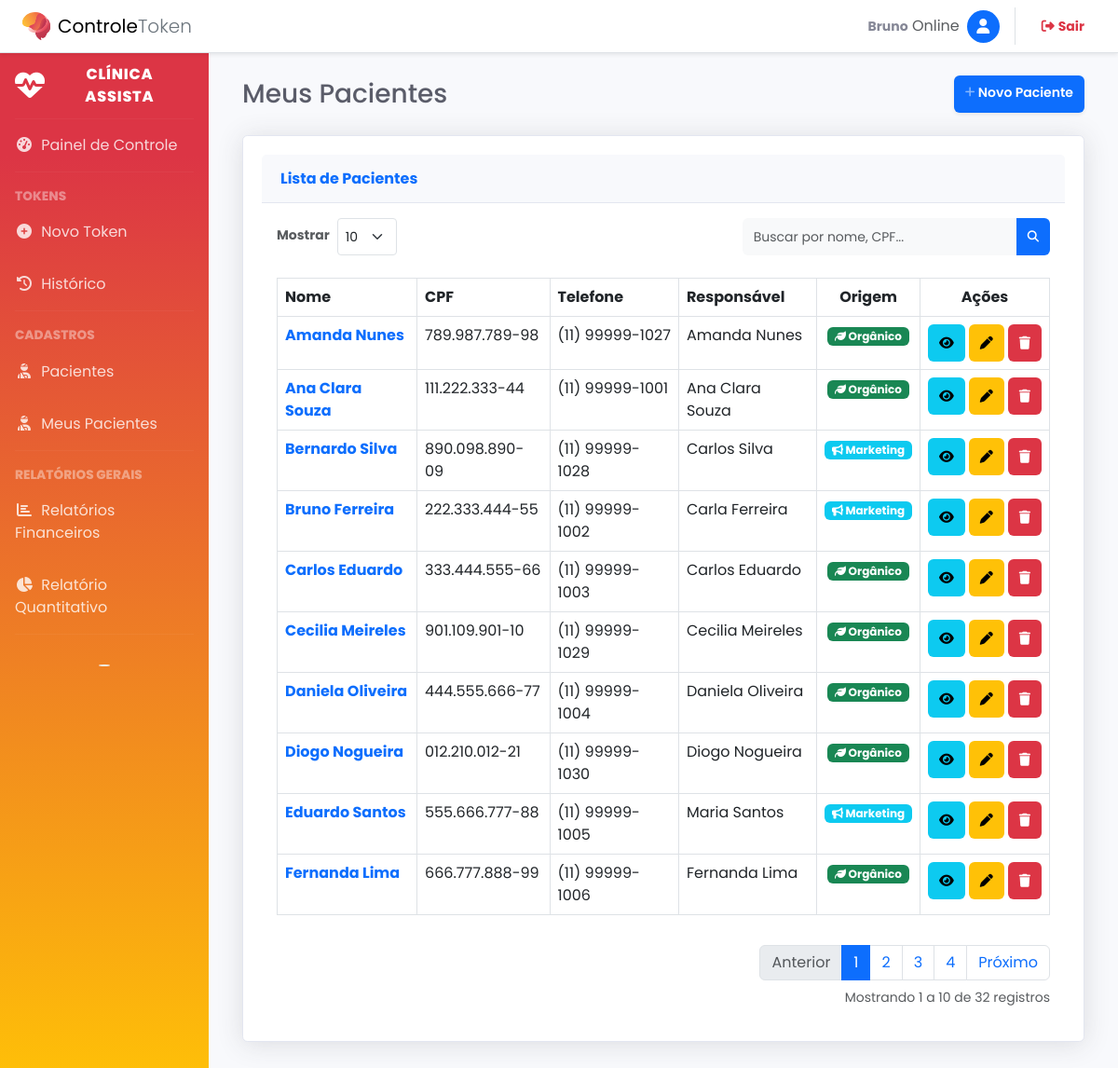
/pacientes (signed in), run on the app's committed database.
### tables this page shows
CREATE TABLE `pacientes` (
  `id_paciente` int NOT NULL,
  `nome` varchar(150) NOT NULL,
  `cpf` varchar(20) DEFAULT NULL,
  `telefone` varchar(20) DEFAULT NULL,
  `nome_responsavel` varchar(150) DEFAULT NULL,
  `responsavel_financeiro` varchar(150) DEFAULT NULL,
  `id_prof_referencia` int UNSIGNED DEFAULT NULL,
  `origem` varchar(50) DEFAULT NULL,
  `data_cadastro` datetime DEFAULT CURRENT_TIMESTAMP
);

### app/Controllers/PatientController.php (called while the page is built, shortened)
<?php
class PatientController extends BaseController
{
    public function index()
    {
        $model = new PatientModel();
        $page = filter_input(INPUT_GET, 'page', FILTER_VALIDATE_INT) ?? 1;
        $limit = filter_input(INPUT_GET, 'limit', FILTER_VALIDATE_INT) ?? 10;
        $search = $_GET['search'] ?? '';
        $totalItems = $model->countAll($search);
        $paginator = new Paginator($totalItems, $limit, $page, URL_BASE . '/pacientes', $search);
        $pacientes = $model->getAllPaginated($limit, $paginator->getOffset(), $search);
        $this->view('pages/pacientes_lista', [
            'pacientes' => $pacientes,
            'paginator' => $paginator,
            'search' => $search,
            'limit' => $limit
        ]);
    }
}

### public/index.php (called while the page is built, shortened)
<?php
try {
    $router = new App\Core\Router();
    $router->dispatch();
} catch (Throwable $e) {
    echo "<div style='font-family: sans-serif; padding: 20px; background: #fff0f0; border: 1px solid #ffcccc; margin: 20px; border-radius: 5px;'>";
    echo "<h2 style='color: #cc0000; margin-top: 0;'>Erro na Aplicação</h2>";
    echo "<p><strong>Mensagem:</strong> " . htmlspecialchars($e->getMessage()) . "</p>";
    echo "<p><strong>Local:</strong> " . $e->getFile() . " na linha <strong>" . $e->getLine() . "</strong></p>";
    echo "<hr style='border: 0; border-top: 1px solid #ffcccc;'>";
    echo "<strong>Stack Trace:</strong>";
    echo "<pre style='background: #fff; padding: 10px; border: 1px solid #ddd; overflow: auto; font-size: 13px;'>" . $e->getTraceAsString() . "</pre>";
    echo "</div>";
}

### app/Models/PatientModel.php (called while the page is built, shortened)
<?php
class PatientModel
{
    public function countAll($search = '')
    {
        $pdo = Connection::getInstance();
        $sql = "SELECT COUNT(*) FROM pacientes";
        $params = [];
        $stmt = $pdo->prepare($sql);
        $stmt->execute($params);
        return (int) $stmt->fetchColumn();
    }
    public function getAllPaginated($limit, $offset, $search = '')
    {
        $pdo = Connection::getInstance();
        $sql = "SELECT * FROM pacientes";
        $sql .= " ORDER BY nome ASC LIMIT :lim OFFSET :off";
        $stmt = $pdo->prepare($sql);
        $stmt->bindValue(':lim', (int)$limit, PDO::PARAM_INT);
        $stmt->bindValue(':off', (int)$offset, PDO::PARAM_INT);
        $stmt->execute();
        return $stmt->fetchAll(PDO::FETCH_ASSOC);
    }
}

### app/Views/pages/pacientes_lista.phtml (the view, shortened to what this page needs)
<div class="container-fluid">
    <div class="d-sm-flex align-items-center justify-content-between mb-4">
        <h1 class="h3 mb-0 text-gray-800">Meus Pacientes</h1>
        <a href="<?= defined('URL_BASE') ? URL_BASE : '' ?>/pacientes/cadastrar" class="d-none d-sm-inline-block btn btn-sm btn-primary shadow-sm">
            <i class="fas fa-plus fa-sm text-white-50"></i> Novo Paciente
        </a>
    </div>
    <?php
    function removerHorario($dataComHora)
    {
        $data = new DateTime($dataComHora);
        return $data->format('Y-m-d');
    }
function calcularTempoCadastro($data)
{
    $data_cadastro = new DateTime(removerHorario($data));
    $data_atual    = new DateTime();
    $intervalo     = $data_cadastro->diff($data_atual);
    $partes = [];
    if ($intervalo->m > 0) {
        $partes[] = $intervalo->m . ' ' . ($intervalo->m == 1 ? 'mês' : 'meses');
    }
    if ($intervalo->d > 0) {
        $partes[] = $intervalo->d . ' ' . ($intervalo->d == 1 ? 'dia' : 'dias');
    }
    $ultimo = array_pop($partes);
    if (count($partes) > 0) {
        $texto = implode(', ', $partes) . ' e ' . $ultimo;
    } else {
        $texto = $ultimo;
    }
    return "Cliente há " . $texto . ".";
}
    ?>
    <div class="card shadow mb-4">
        <div class="card-header py-3">
            <h6 class="m-0 fw-bold text-primary">Lista de Pacientes</h6>
        </div>
        <div class="card-body">
            <form method="GET" action="<?= URL_BASE ?>/pacientes" class="row g-3 mb-4 align-items-center justify-content-between">
                <div class="col-auto d-flex align-items-center">
                    <label class="me-2 text-muted small fw-bold">Mostrar</label>
                    <select name="limit" class="form-select form-select-sm" onchange="this.form.submit()">
                        <option value="10" <?= (isset($limit) && $limit == 10) ? 'selected' : '' ?>>10</option>
                    </select>
                </div>
                <div class="col-auto">
                    <div class="input-group">
                        <input type="text" name="search" class="form-control form-control-sm bg-light border-0 small"
                            placeholder="Buscar por nome, CPF..."
                            value="<?= isset($search) ? htmlspecialchars($search) : '' ?>">
                        <button class="btn btn-primary btn-sm" type="submit">
                        </button>
                    </div>
                </div>
            </form>
            <div class="table-responsive">
                <table class="table table-bordered" id="dataTable" width="100%" cellspacing="0">
                    <thead>
                        <tr>
                            <th>Nome</th>
                            <th>CPF</th>
                            <th>Telefone</th>
                            <th>Responsável</th>
                            <th class="text-center">Origem</th>
                            <th class="text-center" style="width: 15%;">Ações</th>
                        </tr>
                    </thead>
                    <tbody>
                        <?php if (!empty($pacientes)): ?>
                            <?php foreach ($pacientes as $p): ?>
                                <tr>
                                    <td>
                                        <a href="#" class="fw-bold text-primary text-decoration-none btn-visualizar"
                                            data-id="<?= $p['id_paciente'] ?>"
                                            data-nome="<?= $p['nome'] ?>"
                                            data-cpf="<?= $p['cpf'] ?>"
                                            data-email="<?= $p['email'] ?>"
                                            data-telefone="<?= $p['telefone'] ?>"
                                            data-nasc="<?= $p['data_nascimento'] ? date('d/m/Y', strtotime($p['data_nascimento'])) : '' ?>"
                                            data-genero="<?= $p['genero'] ?>"
                                            data-origem="<?= $p['origem'] ?>"
                                            data-tags="<?= $p['tags'] ?>"
                                            data-responsavel="<?= $p['nome_responsavel'] ?>"
                                            data-respfin="<?= $p['responsavel_financeiro'] ?>"
                                            data-cep="<?= $p['cep'] ?>"
                                            data-endereco="<?= $p['logradouro'] . ', ' . $p['numero'] . ' ' . $p['complemento'] . ' - ' . $p['bairro'] . ' - ' . $p['cidade'] . '/' . $p['estado'] ?>"
                                            data-obs="<?= $p['observacoes'] ?>"
                                            data-cadastro="<?= isset($p['data_cadastro']) ? date('d/m/Y', strtotime($p['data_cadastro'])) . "\n" . calcularTempoCadastro($p['data_cadastro']) : '-' ?>"
                                            data-bs-toggle="modal" data-bs-target="#modalVisualizar">
                                            <?= $p['nome'] ?>
                                        </a>
                                    </td>
                                    <td><?= $p['cpf'] ?></td>
                                    <td><?= $p['telefone'] ?></td>
                                    <td><?= $p['nome_responsavel'] ?></td>
                                    <td class="text-center">
                                        <?php if ($p['origem'] == 'Organico'): ?>
                                            <span class="badge bg-success"><i class="fas fa-leaf"></i> Orgânico</span>
                                        <?php elseif ($p['origem'] == 'Marketing'): ?>
                                            <span class="badge bg-info"><i class="fas fa-bullhorn"></i> Marketing</span>
                                        <?php else: ?>
                                            <span class="badge bg-secondary">Sistema</span>
                                        <?php endif; ?>
                                    </td>
                                    <td class="text-center">
                                        <div class="d-flex justify-content-center gap-1">
                                            <button type="button" class="btn btn-info btn-sm btn-circle"
                                                data-bs-toggle="modal"
                                                data-bs-target="#modalVisualizar"
                                                title="Visualizar Detalhes"
                                                data-id="<?= $p['id_paciente'] ?>"
                                                data-nome="<?= $p['nome'] ?>"
                                                data-cpf="<?= $p['cpf'] ?? '-' ?>"
                                                data-email="<?= $p['email'] ?? '-' ?>"
                                                data-telefone="<?= $p['telefone'] ?? '-' ?>"
                                                data-nasc="<?= !empty($p['data_nascimento']) ? date('d/m/Y', strtotime($p['data_nascimento'])) : '-' ?>"
                                                data-genero="<?= $p['genero'] ?? '-' ?>"
                                                data-origem="<?= $p['origem'] ?? '-' ?>"
                                                data-responsavel="<?= $p['nome_responsavel'] ?? '-' ?>"
                                                data-respfin="<?= $p['responsavel_financeiro'] ?? '-' ?>"
                                                data-cep="<?= $p['cep'] ?? '-' ?>"
                                                data-endereco="<?= $p['logradouro'] . ', ' . $p['numero'] . ' ' . $p['complemento'] . ' - ' . $p['bairro'] . ' - ' . $p['cidade'] . '/' . $p['estado'] ?>"
                                                data-obs="<?= $p['observacoes'] ?? '-' ?>"
                                                data-tags="<?= $p['tags'] ?? '-' ?>"
                                                data-html="true"
                                                data-cadastro="<?= isset($p['data_cadastro']) ? date('d/m/Y', strtotime($p['data_cadastro'])) . ' - ' . calcularTempoCadastro($p['data_cadastro']) : '-' ?>">
                                                <i class="fas fa-eye"></i>
                                            </button>
                                            <a href="<?= defined('URL_BASE') ? URL_BASE : '' ?>/pacientes/editar?id=<?= $p['id_paciente'] ?>" class="btn btn-warning btn-sm btn-circle" title="Editar">
                                                <i class="fas fa-pen"></i>
                                            </a>
                                            <button type="button" class="btn btn-danger btn-sm btn-circle btn-excluir" title="Excluir"
                                                data-bs-toggle="modal" data-bs-target="#modalExcluir"
                                                data-id="<?= $p['id_paciente'] ?>"
                                                data-nome="<?= $p['nome'] ?>">
                                                <i class="fas fa-trash"></i>
                                            </button>
                                        </div>
                                    </td>
                                </tr>
                            <?php endforeach; ?>
                        <?php endif; ?>
                    </tbody>
                </table>
            </div>
            <div class="mt-3">
                <?= isset($paginator) ? $paginator->render() : '' ?>
            </div>
        </div>
    </div>
</div>

### public/css/admin.css (style rules this page uses)
body { font-family: "Segoe UI", Tahoma, Geneva, Verdana, sans-serif; margin: 0; padding: 0; background-color: #f5f6fa; color: #333; }
.card { background: #fff; border-radius: 8px; border: 1px solid #e0e0e0; padding: 20px; margin-bottom: 20px; box-shadow: 0 2px 5px rgba(0, 0, 0, 0.05); }
label { font-weight: 500; font-size: 13px; color: #444; margin-bottom: 4px; }
input[type="text"], input[type="email"], input[type="tel"], input[type="date"], input[type="time"], input[type="number"], select, .btn { height: 40px; padding: 8px 12px; border: 1px solid #ccc; border-radius: 6px; font-size: 14px; box-sizing: border-box; outline: none; }
.btn { cursor: pointer; font-weight: 600; border: none; transition: background 0.2s; display: flex; align-items: center; justify-content: center; }

### public/css/sidebar.css (style rules this page uses)
:root { --primary: #4e73df; --secondary: #858796; --success: #1cc88a; --info: #36b9cc; --warning: #f6c23e; --danger: #e74a3b; --light: #f8f9fc; --dark: #5a5c69; }
body { margin: 0; font-family: "Nunito", -apple-system, BlinkMacSystemFont, "Segoe UI", Roboto, "Helvetica Neue", Arial, sans-serif, "Apple Color Emoji", "Segoe UI Emoji", "Segoe UI Symbol", "Noto Color Emoji"; font-size: 1rem; font-weight: 400; line-height: 1.5; color: #858796; text-align: left; background-color: #fff; }
.text-gray-800 { color: #5a5c69 !important; }
.card { position: relative; display: flex; flex-direction: column; min-width: 0; word-wrap: break-word; background-color: #fff; background-clip: border-box; border: 1px solid #e3e6f0; border-radius: 0.35rem; }
.card-header { padding: 0.75rem 1.25rem; margin-bottom: 0; background-color: #f8f9fc; border-bottom: 1px solid #e3e6f0; }
.shadow { box-shadow: 0 0.15rem 1.75rem 0 rgba(58, 59, 69, 0.15) !important; }

### public/css/style.css (style rules this page uses)
:root { --primary-color: #4e73df; --secondary-color: #858796; --success-color: #1cc88a; --info-color: #36b9cc; --warning-color: #f6c23e; --danger-color: #e74a3b; --dark-sidebar: #2c3e50; --light-bg: #f8f9fc; --font-main: "Poppins", sans-serif; }
body { font-family: var(--font-main); background-color: var(--light-bg); color: #5a5c69; overflow-x: hidden; }
h1, h2, h3, h4, h5, h6 { font-weight: 600; color: #4e4e4e; }

### data on the page
pacientes: nome "Amanda Nunes", cpf "789.987.789-98", telefone "(11) 99999-1027", nome_responsavel "Amanda Nunes", origem "Organico" (drawn)
pacientes: nome "Ana Clara Souza", cpf "111.222.333-44", telefone "(11) 99999-1001", nome_responsavel "Ana Clara Souza", origem "Organico" (drawn)
pacientes: nome "Bernardo Silva", cpf "890.098.890-09", telefone "(11) 99999-1028", nome_responsavel "Carlos Silva", origem "Marketing" (drawn)
pacientes: nome "Bruno Ferreira", cpf "222.333.444-55", telefone "(11) 99999-1002", nome_responsavel "Carla Ferreira", origem "Marketing" (drawn)
pacientes: nome "Carlos Eduardo", cpf "333.444.555-66", telefone "(11) 99999-1003", nome_responsavel "Carlos Eduardo", origem "Organico" (drawn)
pacientes: nome "Cecilia Meireles", cpf "901.109.901-10", telefone "(11) 99999-1029", nome_responsavel "Cecilia Meireles", origem "Organico" (drawn)
pacientes: nome "Daniela Oliveira", cpf "444.555.666-77", telefone "(11) 99999-1004", nome_responsavel "Daniela Oliveira", origem "Organico" (drawn)
pacientes: nome "Diogo Nogueira", cpf "012.210.012-21", telefone "(11) 99999-1030", nome_responsavel "Diogo Nogueira", origem "Organico" (drawn)
pacientes: nome "Eduardo Santos", cpf "555.666.777-88", telefone "(11) 99999-1005", nome_responsavel "Maria Santos", origem "Marketing" (drawn)
pacientes: nome "Fernanda Lima", cpf "666.777.888-99", telefone "(11) 99999-1006", nome_responsavel "Fernanda Lima", origem "Organico" (drawn)

### other printed values
$primeiroNome "Bruno"
$totalPages "4"
$this->getOffset() + 1 "1"
min($this->getOffset() + $this->itemsPerPage, $this->totalItems) "10"
$this->totalItems "32"
